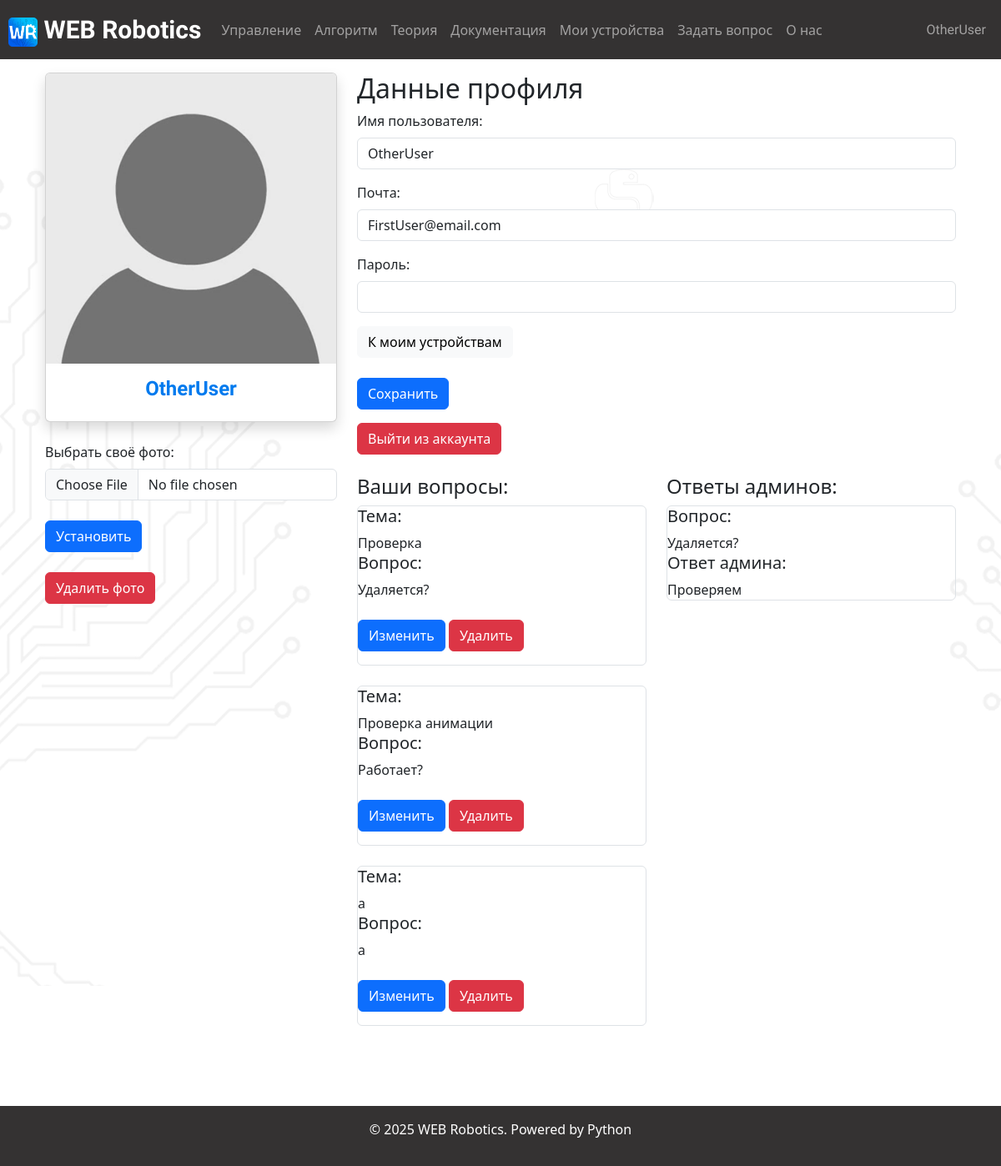
Before: /account (signed in) with the older database file.
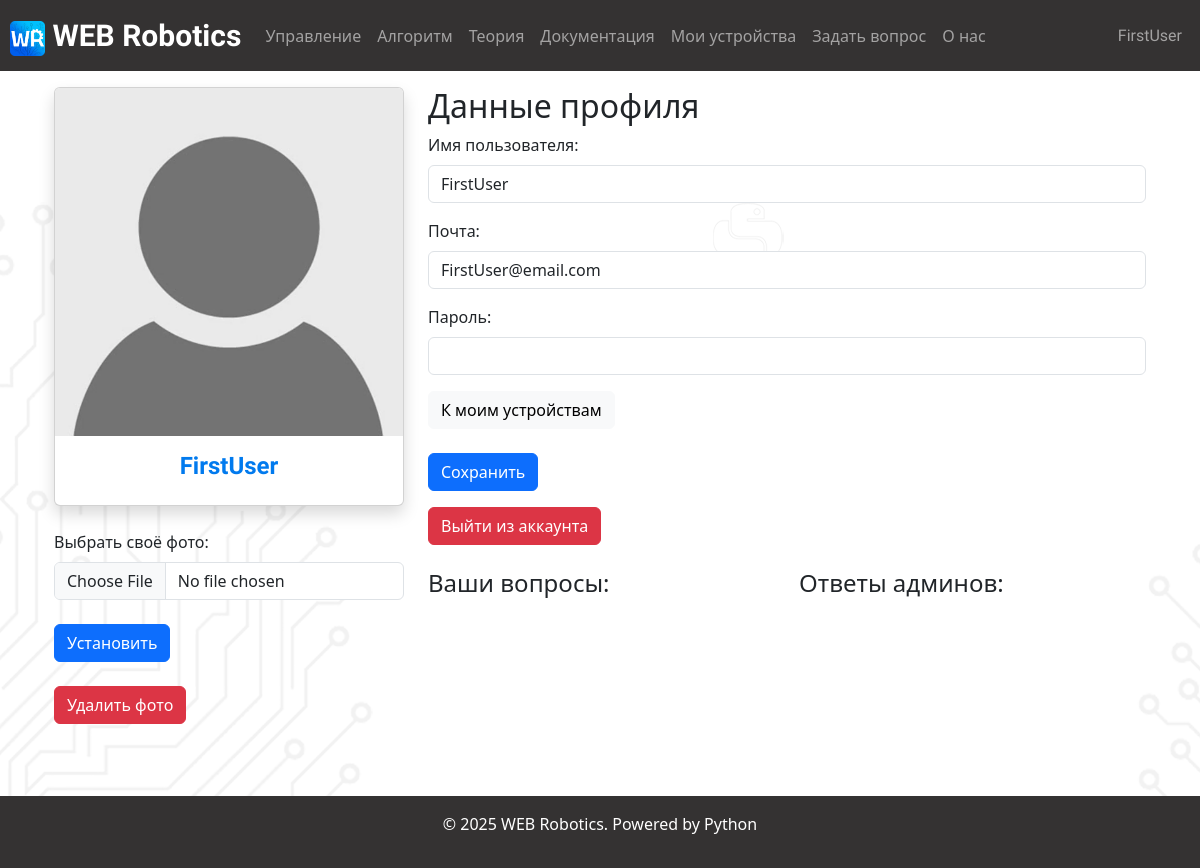
After: the same page with the newer database file.
### data/users.py (models this page shows, shortened)
class User(SqlAlchemyBase, UserMixin):
    __tablename__ = 'users'
    id = sqlalchemy.Column(sqlalchemy.Integer,
                           primary_key=True, autoincrement=True)
    name = sqlalchemy.Column(sqlalchemy.String, nullable=True)
    email = sqlalchemy.Column(sqlalchemy.String,
                              index=True, unique=True, nullable=True)
    hashed_password = sqlalchemy.Column(sqlalchemy.String, nullable=True)
    src_avatar = sqlalchemy.Column(sqlalchemy.String, nullable=False, default=DEFAULT_PROFILE_PHOTO)
    saved_algorithms = orm.relationship("Saved_algorithm", back_populates='user')
    devices = orm.relationship("Devices", back_populates='user')
    questions = orm.relationship("Question", back_populates='user')

### data/questions.py (models this page shows)
class Question(SqlAlchemyBase):
    __tablename__ = 'questions'
    id = sqlalchemy.Column(sqlalchemy.Integer,
                           primary_key=True, autoincrement=True)
    theme = sqlalchemy.Column(sqlalchemy.String, nullable=True)
    question = sqlalchemy.Column(sqlalchemy.String, nullable=False)
    user_id = sqlalchemy.Column(sqlalchemy.Integer,
                                sqlalchemy.ForeignKey("users.id"))
    is_answered = sqlalchemy.Column(sqlalchemy.Boolean, nullable=False, default=False)
    user = orm.relationship('User')
    answers = orm.relationship("Answer", back_populates='questions')

class Answer(SqlAlchemyBase):
    __tablename__ = 'answers'
    id = sqlalchemy.Column(sqlalchemy.Integer,
                           primary_key=True, autoincrement=True)
    question_theme = sqlalchemy.Column(sqlalchemy.String, nullable=True)
    question = sqlalchemy.Column(sqlalchemy.String, nullable=False)
    answer = sqlalchemy.Column(sqlalchemy.String, nullable=False)
    question_id = sqlalchemy.Column(sqlalchemy.Integer,
                                sqlalchemy.ForeignKey("questions.id"))
    questions = orm.relationship('Question')

### main.py (the view, shortened to what this page needs)
@app.route('/account', methods=['GET', 'POST'])
def account():
    form = ProfileEditingForm()
    db_sess = db_session.create_session()
    questions = []
    answers = []
    if request.method == "GET":
        users = db_sess.query(User).filter(User.id == current_user.id).first()
        if users:
            form.name.data = users.name
            form.email.data = users.email
            form.password.data = ''
        db_answer = db_sess.query(Question).filter(Question.user_id == users.id)
        for q in db_answer:
            questions.append(q)
        for i in questions:
            answer = db_sess.query(Answer).filter(Answer.question_id == i.id).first()
            if answer is not None:
                answers.append(answer)
    return render_template('account.html', form=form, questions=questions,
                           answers=answers, message="", input_src=current_user.src_avatar)

### forms/authorization.py
class ProfileEditingForm(FlaskForm):
    name = StringField('Имя пользователя:', validators=[DataRequired()])
    email = EmailField('Почта:', validators=[DataRequired()])
    password = PasswordField('Пароль:')
    submit = SubmitField('Сохранить')

### data/db_session.py (called while the page is built)
def create_session() -> Session:
    global __factory
    return __factory()

### main.py (called while the page is built)
@login_manager.user_loader
def load_user(user_id):
    db_sess = db_session.create_session()
    return db_sess.query(User).get(user_id)

### templates/account.html (shortened to what this page needs)
{% extends "base.html" %}
{% block content %}
<div class="container">
    <div class="row">
        <div class="col-md-auto">
            <div class="card mb-4 shadow" style="width: 350px">
                <img src="{{input_src}}" class="card-img-top" alt="">
                <div class="card-body">
                    <h4 style="text-align: center; font-family: Tektur, sans-serif;
  font-optical-sizing: auto;
  font-weight: 600;
  font-style: normal;
  color: #017aee">
                        {{ current_user.name }}
                    </h4>
                </div>
            </div>
            <div>
                <form method="post" enctype="multipart/form-data">
                    <div>
	                    <label for="photo" class="form-label" style="font-weight: 500"> Выбрать своё фото: </label>
                        <input class="form-control" type="file" accept=".jpg" id="photo" name="profile_photo">
                    </div>
                    <br>
                    <button type="submit" class="btn btn-primary"> Установить </button>
                </form>
                <br>
                <a href="/delete_photo" class="btn btn-danger"> Удалить фото </a>
            </div>
        </div>
        <div class="col">
            <h2> Данные профиля </h2>
            <form action="" method="post">
                <div class="mb-3">
                    {{ form.name.label(class="form-label") }}
                    {{ form.name(class="form-control") }}
                </div>
                <div class="mb-3">
                    {{ form.email.label(class="form-label") }}
                    {{ form.email(class="form-control", type="email") }}
                </div>
                <div class="mb-3">
                    {{ form.password.label(class="form-label") }}
                    {{ form.password(class="form-control", type="password") }}
                </div>
                <a href="/devices" class="btn btn-light"> К моим устройствам </a>
                <br>
                <br>
                <div class="mb-3">
                    {{ form.submit(class="btn btn-primary") }}
                </div>
            </form>
            <a href="/logout" class="btn btn-danger"> Выйти из аккаунта </a>
            <br>
            <br>
            <div class="row">
                <div class = "col">
                    <h4> Ваши вопросы: </h4>
                    {% for question in questions %}
                        <div class="col-md6 border rounded">
                            <h5> Тема: </h5> {{ question.theme }}
                            <h5> Вопрос: </h5> {{ question.question }}
                            <br>
                            <br>
                            <p>
                                <a href="/сhanging_question/{{question.id}}" class="btn btn-primary"> Изменить </a>
                                <a href="/delete_question/{{question.id}}" class="btn btn-danger"> Удалить  </a>
                            </p>
                        </div>
                    <br>
                    {% endfor %}
                </div>
                <div class = "col">
                    <h4> Ответы админов: </h4>
                    {% for answer in answers %}
                        <div class="col-md6 border rounded">
                            <h5> Вопрос: </h5>
                            {{ answer.question }}
                            <h5> Ответ админа: </h5>
                            {{ answer.answer }}
                        </div>
                    <br>
                    {% endfor %}
                </div>
            </div>
        </div>
    </div>
</div>
{% for i in range(3) %}
    <br>
{% endfor %}
{% endblock %}

### templates/base.html (shortened to what this page needs)
<!DOCTYPE html>
<html lang="en">
<head>
    <link rel="stylesheet" href="https://cdnjs.cloudflare.com/ajax/libs/font-awesome/5.15.4/css/all.min.css">
    <link href="https://cdn.jsdelivr.net/npm/bootstrap@5.3.0-alpha1/dist/css/bootstrap.min.css" rel="stylesheet">
</head>
<body background="static/img/background_1.png" style="background-position:-20px 20px; background-repeat:no-repeat; position: relative;">
<header>
    <nav class="navbar navbar-expand-lg sticky-top navbar-dark"
         style="background-color: #343232; padding-left: 10px; padding-right: 10px;">
        <a class="navbar-brand" href="/main"
           style="font-size: 30px; font-family: Tektur, sans-serif; font-optical-sizing: auto; font-weight: 900; font-style: normal; font-variation-settings: wdth 100;">
            <img src="static/img/WEB_Robotics_logo.png" alt="" width="35" height="35"
                 class="d-inline-block align-text-centre">
            WEB Robotics
        </a>
        <div class="collapse navbar-collapse" id="navbarNav_upper">
            <ul class="navbar-nav mr-auto">
                <li class="nav-item">
                    <a class="nav-link" href="/control">Управление <span class="sr-only">(current)</span></a>
                </li>
                <li class="nav-item">
                    <a class="nav-link" href="/algorithm">Алгоритм</a>
                </li>
                <li class="nav-item">
                    <a class="nav-link" href="/theory">Теория</a>
                </li>
                <li class="nav-item">
                    <a class="nav-link" href="/documentation">Документация</a>
                </li>
                <li class="nav-item">
                    <a class="nav-link" href="/devices">Мои устройства</a>
                </li>
                <li class="nav-item">
                    <a class="nav-link" href="/questions">Задать вопрос</a>
                </li>
                <li class="nav-item">
                    <a class="nav-link" href="/about">О нас</a>
                </li>
            </ul>
            <ul class="navbar-nav ms-auto">
                {% if current_user.is_authenticated %}
                <li class="nav-item">
                    {% set lnk = "/account" %}
                    {% if current_user.name == "Admin" %}
                        {% set lnk = "/admin_account" %}
                    {% endif %}
                    <a class="nav-link" href={{lnk}} style="font-family: Tektur,
                    sans-serif; font-optical-sizing: auto; font-weight: 20;
                    font-style: normal; font-variation-settings: wdth 100;">
                        {{current_user.name}}</a>
                </li>
                {% else %}
                <li class="nav-item">
                    <a class="nav-link" href="/login"><i class="fas fa-2x fa-user"></i></a>
                </li>
                {% endif %}
            </ul>
        </div>
    </nav>
    <p>
    <main role="main" class="container">
        {% block content %}{% endblock %}
    </main>
    <div class='wrapper'>
    <footer class="text-white text-center py-3" style="background-color: #343232;">
    <p>© 2025 WEB Robotics. Powered by Python </p>
    </footer>
    </div>
</header>
</body>
</html>

Changed rows visible on the page:
removed Question: theme "Проверка", question "Удаляется?"
removed Question: theme "Проверка анимации", question "Работает?"
removed Question: theme "а", question "а"
removed Answer: question "Удаляется?", answer "Проверяем"
changed User "FirstUser@email.com": name "OtherUser" → "FirstUser"
